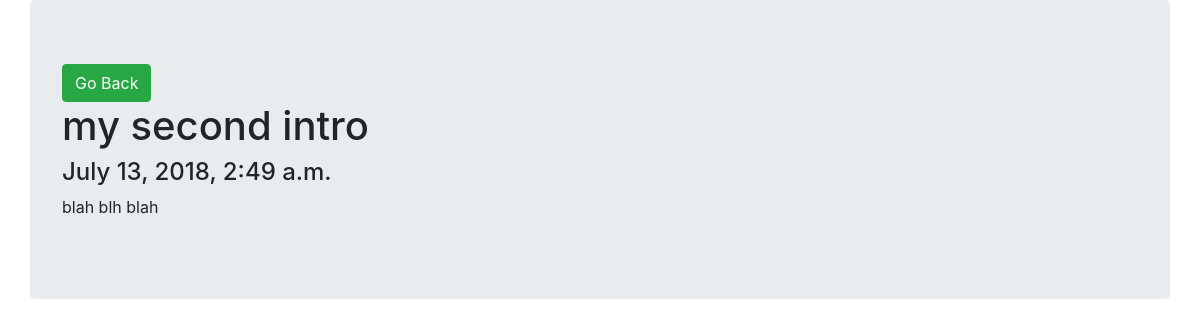
/entry/2, run on an earlier commit of the app's database.
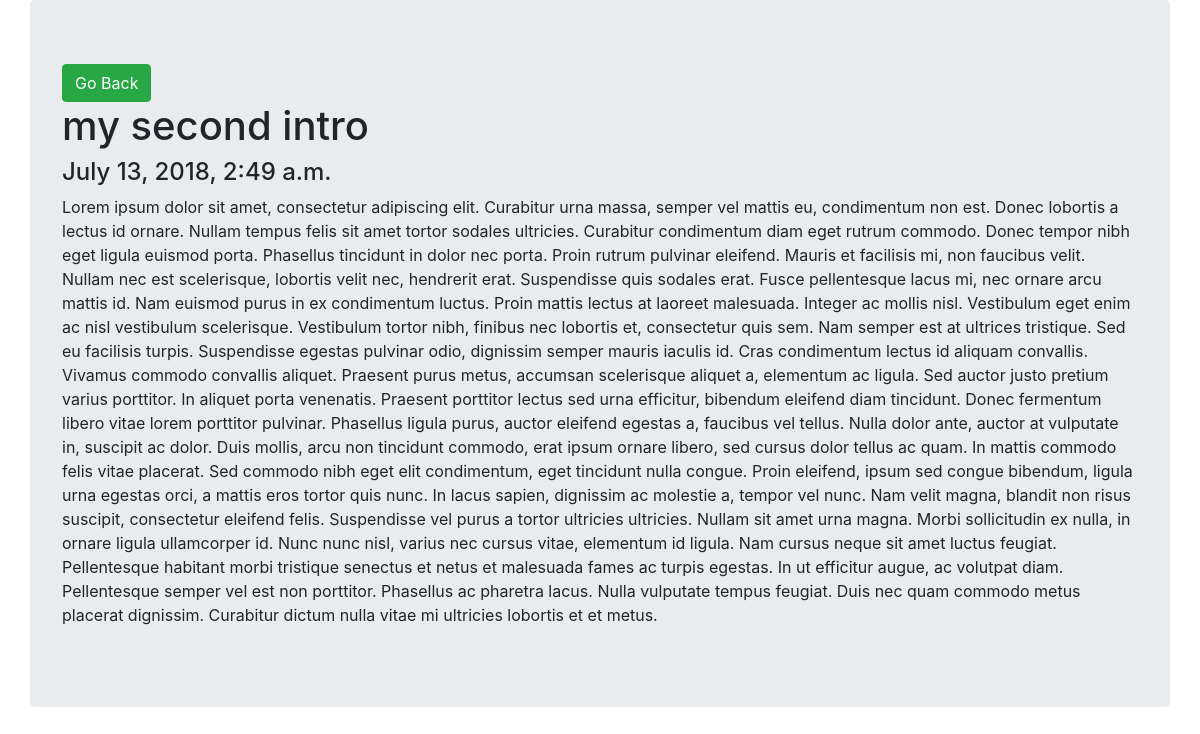
And on a later commit of the database.
### myapp/models.py (models this page shows, shortened)
class Entry(models.Model):
    title = models.CharField(max_length=100)
    date = models.DateTimeField()
    content = models.TextField()

### myapp/views.py (the view)
# urls.py: path('entry/<int:pk>', views.details, name='details'),
def details(request, pk):
    return render(request, 'myapp/details.html', { 'entry': Entry.objects.get(id=pk) })

### myapp/templates/myapp/details.html
{% extends 'myapp/base.html' %}
{% block content %}
  <div class="container jumbotron">
    <button class="btn btn-success" onClick="window.location='{% url 'index' %}'">Go Back</button>
    <br />
    <h1>{{ entry.title }}</h1>
    <h4>{{ entry.date }}</h1>
    <p>{{ entry.content }}</p>
  </div>
{% endblock %}

### myapp/templates/myapp/base.html (shortened to what this page needs)
<!DOCTYPE html>
 <html class="no-js">
  <head>
    {% load static %}
    <link rel="stylesheet" href="{% static 'myapp/css/bootstrap.css' %}">
    <link rel="stylesheet" href="{% static 'myapp/css/own.css' %}">
  </head>
  <body>
    {% block content %}
    {% endblock %}
  </body>
</html>

What changed in the data, as far as the page shows it:
changed Entry "my second intro": content "blah blh blah" → "Lorem ipsum dolor sit amet, consectetur adipiscing elit. Curabitur urna massa, semper vel mattis eu, condimentum non est. Donec lobortis a lectus id ornare. Nullam tempus felis sit amet tortor sodales ultricies. Curabitur condimentum diam eget rutrum commodo. Donec tempor nibh eget ligula euismod porta. Phasellus tincidunt in dolor nec porta. Proin rutrum pulvinar eleifend. Mauris et facilisis mi, non faucibus velit. Nullam nec est scelerisque, lobortis velit nec, hendrerit erat. Suspendisse quis sodales erat. Fusce pellentesque lacus mi, nec ornare arcu mattis id. Nam euismod purus in ex condimentum luctus. Proin mattis lectus at laoreet malesuada. Integer ac mollis nisl. Vestibulum eget…"
